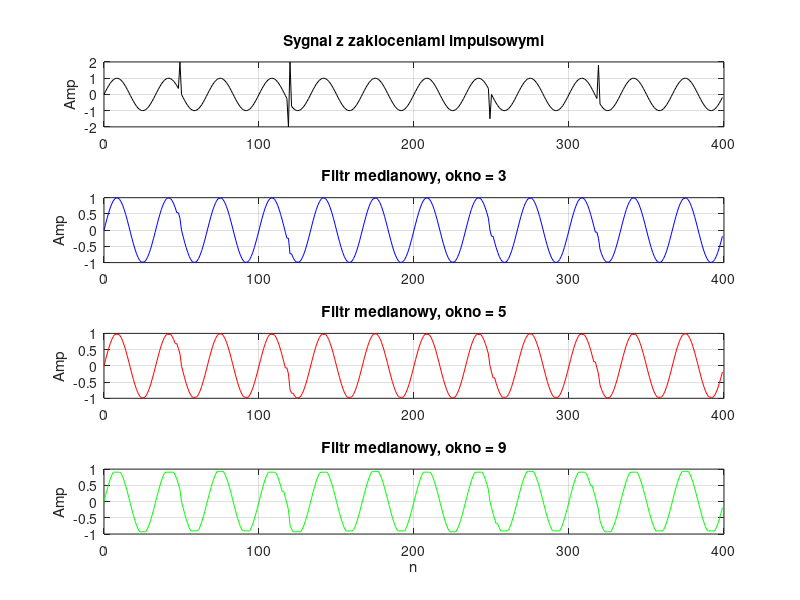

The MATLAB source for this figure:
% Lab 10 - Przyklad 3: Rozna dlugosc filtru medianowego
n = 0:399;
x = sin(2*pi*0.03*n);
x_noise = x;
x_noise([50, 120, 121, 250, 320]) = [2, -2, 2, -1.5, 1.8];

y3 = medfilt1(x_noise, 3);
y5 = medfilt1(x_noise, 5);
y9 = medfilt1(x_noise, 9);

figure;
subplot(4,1,1);
plot(n, x_noise, 'k');
title('Sygnal z zakloceniami impulsowymi'); ylabel('Amp'); grid on;

subplot(4,1,2);
plot(n, y3, 'b');
title('Filtr medianowy, okno = 3'); ylabel('Amp'); grid on;

subplot(4,1,3);
plot(n, y5, 'r');
title('Filtr medianowy, okno = 5'); ylabel('Amp'); grid on;

subplot(4,1,4);
plot(n, y9, 'g');
title('Filtr medianowy, okno = 9'); xlabel('n'); ylabel('Amp'); grid on;
